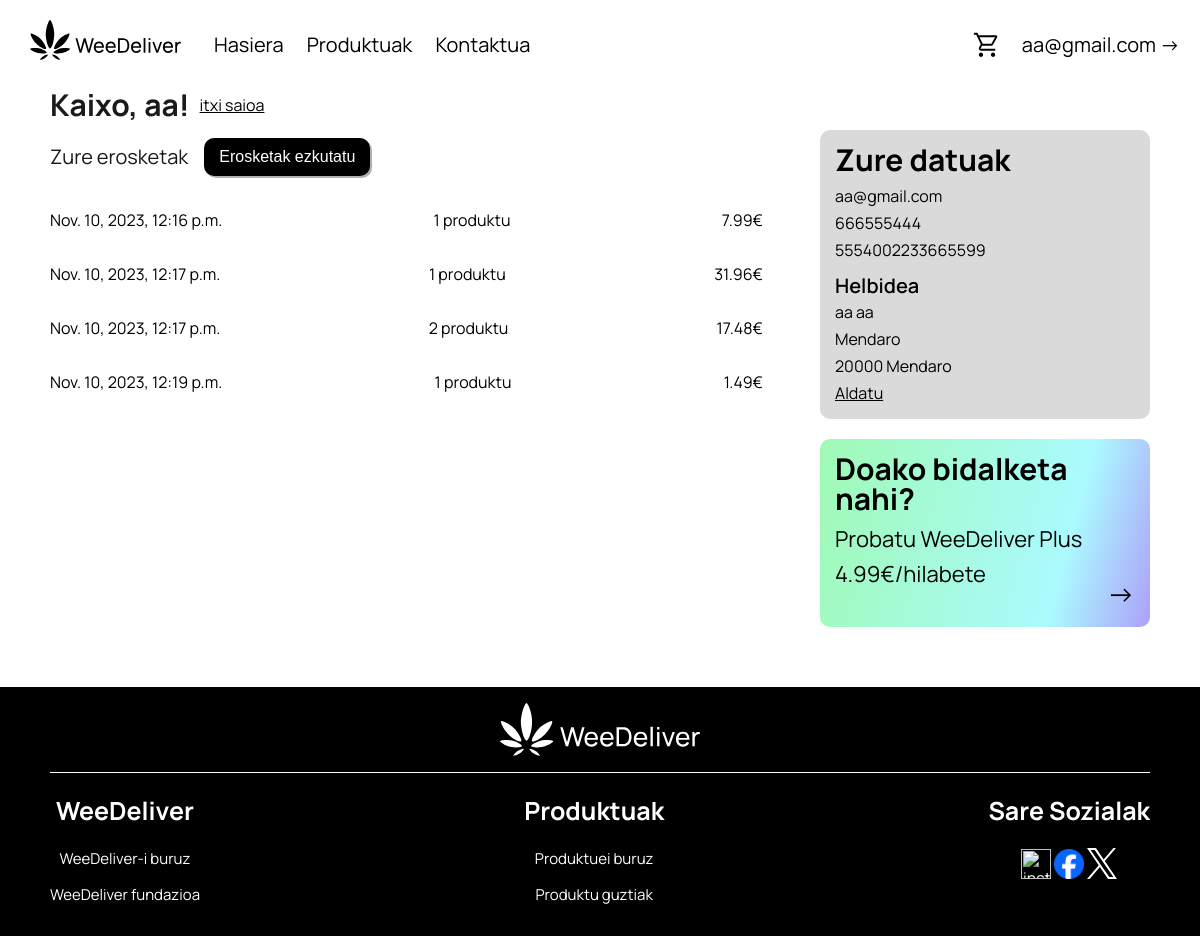
Before: /kontua/ (signed in) with the older database file.
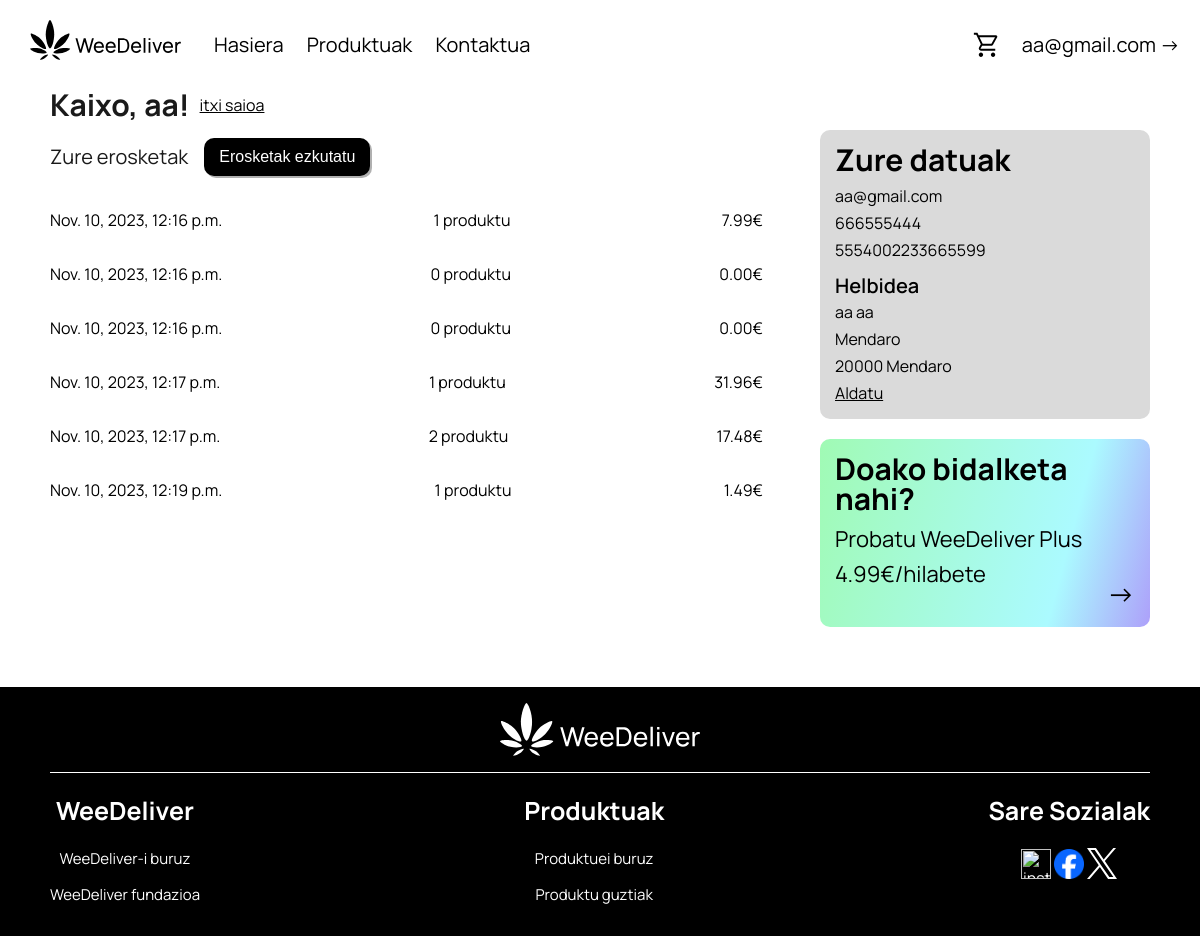
After: the same page with the newer database file.
### web/models.py (models this page shows, shortened)
class Erosketa(models.Model):
    bezeroa = models.ForeignKey(Bezeroa,on_delete=models.CASCADE)
    produktuak = models.ManyToManyField(Produktua)
    data = models.DateTimeField(auto_now_add=True)
    totala = models.FloatField()

### web/views.py (the view)
# urls.py: path('kontua/', views.kontua, name='kontua'),
@login_required
def kontua(request):
    user = request.user
    bezeroa = Bezeroa.objects.get(user=user)
    erosketak = Erosketa.objects.filter(bezeroa=bezeroa)
    return render(request, 'kontua.html', {'bezeroa': bezeroa,'erosketak':erosketak})

### web/templates/kontua.html (shortened to what this page needs)
{% load static %}
{% load math_filters %}
<html lang="en">
<head>
    <link rel="stylesheet" href='{% static "css/global.css" %}'>
</head>
<body>
    {% include "elements/nav.html" %}
    <div class="global">
        <div class="hflex">
            <h3 class="hflextitle">Kaixo, {{ bezeroa.izena }}!</h3>
            <a class="hflextitle" href="/logout/">itxi saioa</a>
        </div>
        <div class="hflex">
            <div class="vflex flex1">
                <div class="hflex">
                    <h4>Zure erosketak</h4>
                    <button type="button" id="erosketa-anim" class="btn erosketa-btn">Erosketak ezkutatu</button>
                </div>
                <div id="erosketa-info">
                    {% for erosketa in erosketak%}
                    <div class="erosketa-info">
                        <p>{{erosketa.data}}</p>
                        <p>{{erosketa.produktuak.count}} produktu</p>
                        <p>{{erosketa.totala|floatformat:2}}€</p>
                    </div>
                    {% endfor %}
                </div>
            </div>
            <div class="vflex accountbento">
                <div class="bento">
                    <a><h3>Zure datuak</h3></a>
                    <p>{{ bezeroa.emaila }}</p>
                    <p>{{ bezeroa.telefonoa }}</p>
                    {% if bezeroa.txartela == none %}
                        <p>ez duzu txartelik</p>
                    {% else %}
                        <p>{{ bezeroa.txartela }}</p>
                    {% endif %}
                    {% if bezeroa.helbidea == none %}
                        <p>ez duzu helbiderik</p>
                    {% else %}
                        <h5>Helbidea</h5>
                        <p>{{ bezeroa.izena }} {{ bezeroa.abizena }}</p>
                        <p>{{ bezeroa.helbidea }}</p>
                        <p>{{ bezeroa.posta_kodea }} {{ bezeroa.herria }}</p>
                    {% endif %}
                    <a href="/kontua/aldatu/">Aldatu</a>
                </div>
                <a href="/harpidetu/" class="notd">
                    {% if bezeroa.harpidetza == "basic" %}
                    <div class="adweedeliverplus bento pluscolors">
                        <h3>Doako bidalketa nahi?</h3>
                        <p>Probatu WeeDeliver Plus</p>
                        <p>4.99€/hilabete</p>
                        <span>-></span>
                    </div>
                    {% elif bezeroa.harpidetza == "VIP" %}
                    <div class="adweedeliverplus bento vipcolors">
                        <h3>VIP bat zara</h3>
                        <p>Kudeatu zure harpidetza</p>
                        <span>-></span>
                    </div>
                    {% endif %}
                </a>
            </div>
        </div>
    </div>
    {% include "elements/footer.html" %}
</body>
</html>

Changed rows visible on the page:
added Erosketa: data "Nov. 10, 2023, 12:16 p.m.", produktuak.count "0", totala "0.00"
added Erosketa: data "Nov. 10, 2023, 12:16 p.m.", produktuak.count "0", totala "0.00"
